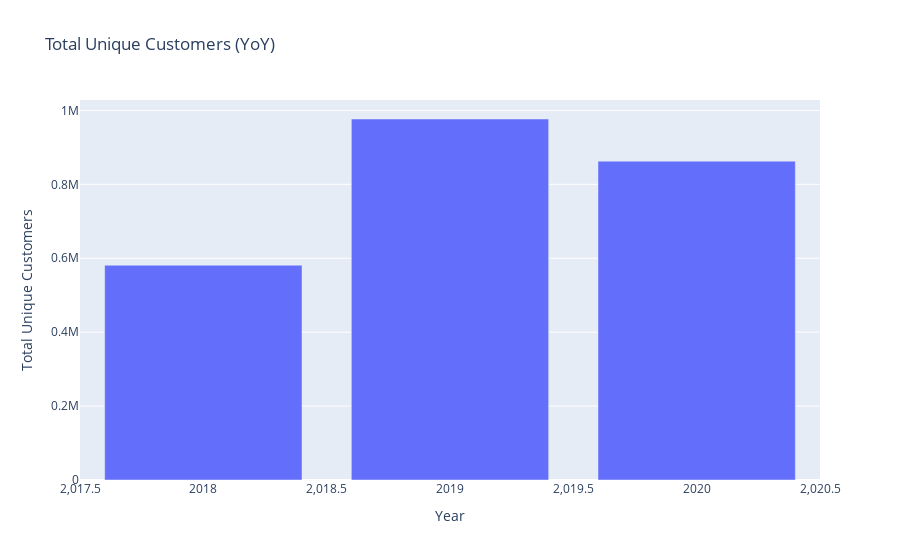
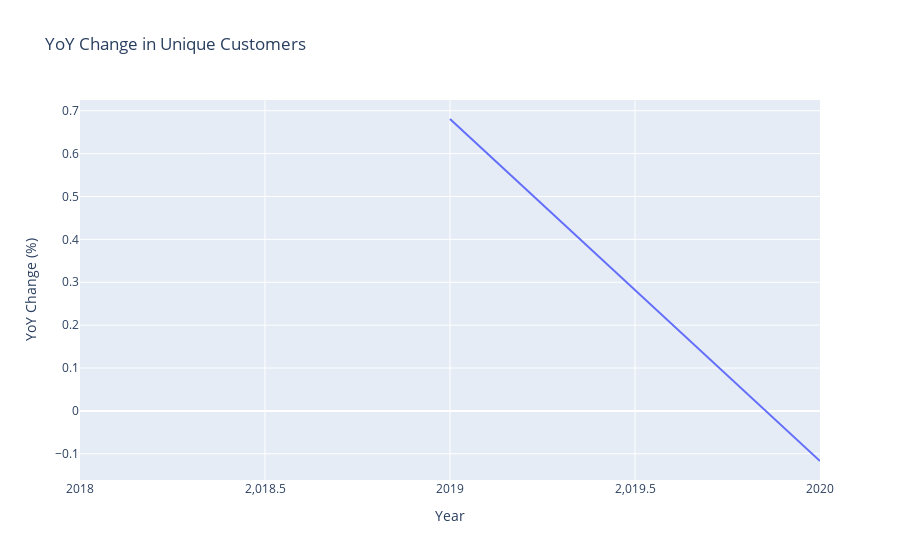

Notebook code for these charts, in order:
### Code cell
import plotly.express as px

merged_data['t_dat']=pd.to_datetime(merged_data['t_dat'],errors="coerce")
merged_data['year'] = merged_data['t_dat'].dt.year

unique_customers_yoy = merged_data.groupby('year')['customer_id'].nunique().reset_index()

unique_customers_yoy['yoy_change'] = unique_customers_yoy['customer_id'].pct_change()

fig1 = px.bar(unique_customers_yoy, x='year', y='customer_id', title='Total Unique Customers (YoY)')
fig1.update_xaxes(title_text='Year')
fig1.update_yaxes(title_text='Total Unique Customers')

fig2 = px.line(unique_customers_yoy, x='year', y='yoy_change', title='YoY Change in Unique Customers')
fig2.update_xaxes(title_text='Year')
fig2.update_yaxes(title_text='YoY Change (%)')

fig1.show()
fig1.write_image('3.png', engine='kaleido')
fig2.show()
fig2.write_image('4.png', engine='kaleido')

### Figure 1 — Plotly figure (JSON) as saved in the notebook; plotly's stock layout.template omitted (floating-point values rounded to 4 significant figures)
{"data": [{"alignmentgroup": "True", "hovertemplate": "year=%{x}<br>customer_id=%{y}<extra></extra>", "legendgroup": "", "marker": {"color": "#636efa", "pattern": {"shape": ""}}, "name": "", "offsetgroup": "", "orientation": "v", "showlegend": false, "textposition": "auto", "type": "bar", "x": [2018, 2019, 2020], "xaxis": "x", "y": [581186, 976801, 862724], "yaxis": "y"}], "layout": {"barmode": "relative", "legend": {"tracegroupgap": 0}, "title": {"text": "Total Unique Customers (YoY)"}, "xaxis": {"anchor": "y", "domain": [0, 1], "title": {"text": "Year"}}, "yaxis": {"anchor": "x", "domain": [0, 1], "title": {"text": "Total Unique Customers"}}}}

### Figure 2 — Plotly figure (JSON) as saved in the notebook; plotly's stock layout.template omitted (floating-point values rounded to 4 significant figures)
{"data": [{"hovertemplate": "year=%{x}<br>yoy_change=%{y}<extra></extra>", "legendgroup": "", "line": {"color": "#636efa", "dash": "solid"}, "marker": {"symbol": "circle"}, "mode": "lines", "name": "", "orientation": "v", "showlegend": false, "type": "scatter", "x": [2018, 2019, 2020], "xaxis": "x", "y": [null, 0.6807, -0.1168], "yaxis": "y"}], "layout": {"legend": {"tracegroupgap": 0}, "title": {"text": "YoY Change in Unique Customers"}, "xaxis": {"anchor": "y", "domain": [0, 1], "title": {"text": "Year"}}, "yaxis": {"anchor": "x", "domain": [0, 1], "title": {"text": "YoY Change (%)"}}}}
